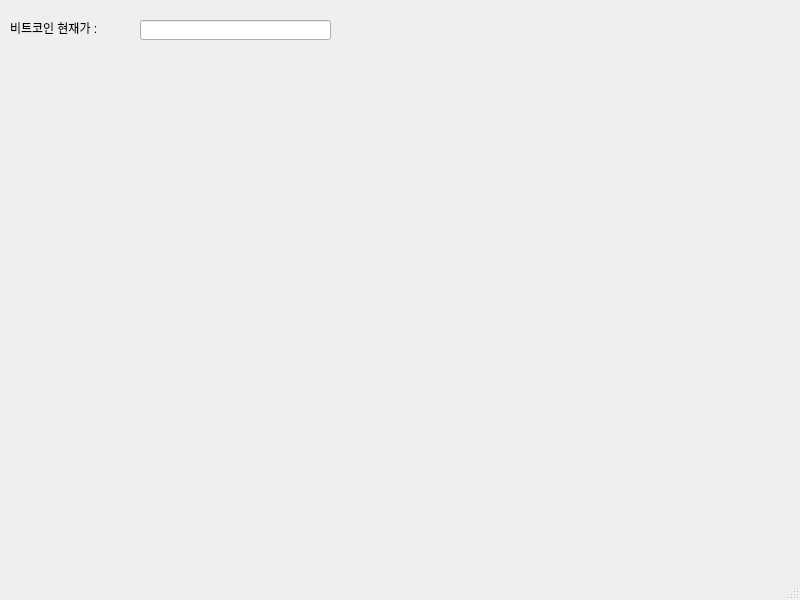
<?xml version="1.0" encoding="UTF-8"?>
<ui version="4.0">
 <class>MainWindow</class>
 <widget class="QMainWindow" name="MainWindow">
  <property name="geometry">
   <rect>
    <x>0</x>
    <y>0</y>
    <width>800</width>
    <height>600</height>
   </rect>
  </property>
  <property name="windowTitle">
   <string>MainWindow</string>
  </property>
  <widget class="QWidget" name="centralwidget">
   <widget class="QLabel" name="label">
    <property name="geometry">
     <rect>
      <x>10</x>
      <y>20</y>
      <width>111</width>
      <height>16</height>
     </rect>
    </property>
    <property name="text">
     <string>비트코인 현재가 : </string>
    </property>
   </widget>
   <widget class="QLineEdit" name="lineEdit">
    <property name="geometry">
     <rect>
      <x>140</x>
      <y>20</y>
      <width>191</width>
      <height>20</height>
     </rect>
    </property>
   </widget>
  </widget>
  <widget class="QMenuBar" name="menubar">
   <property name="geometry">
    <rect>
     <x>0</x>
     <y>0</y>
     <width>800</width>
     <height>21</height>
    </rect>
   </property>
  </widget>
  <widget class="QStatusBar" name="statusbar"/>
 </widget>
 <resources/>
 <connections/>
</ui>
